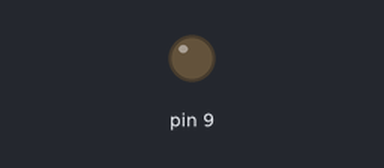
A sketch run on a simulated Arduino Uno, built with avr-gcc and run on an emulated ATmega328P. Shown: output pins drawn as LEDs (lit = HIGH). What the sketch prints to the serial monitor is not drawn. At 2.1 s the program stops and its outputs stay as they are.

Above: at 0.1 s.
At 1.2 s:
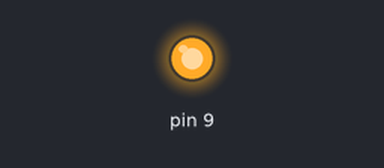
Timing chart, 0 to 3.6 s (numbered marks = the images above):
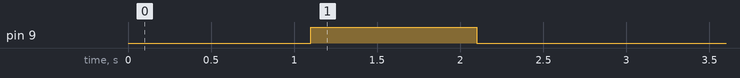

Measured:
- by itself, pin 9: LOW → HIGH at 1.1 s, → LOW 1.0 s later

The sketch:

LDR.ino
```cpp
void setup() {
  // put your setup code here, to run once:
  Serial.begin(9600);
  pinMode(A1,INPUT);
  pinMode(9,OUTPUT);

}

void loop()
{
  int a=analogRead(A1);
  Serial.println(a);
  delay(100);
  if(a<100)
  {
    digitalWrite(9,HIGH);
  }
  else if(a>300)
  {
    digitalWrite(9,LOW);
    delay(1000);
    digitalWrite(9,HIGH);
    delay(1000);
    digitalWrite(9,LOW);
    while(1);

  }
}
```
